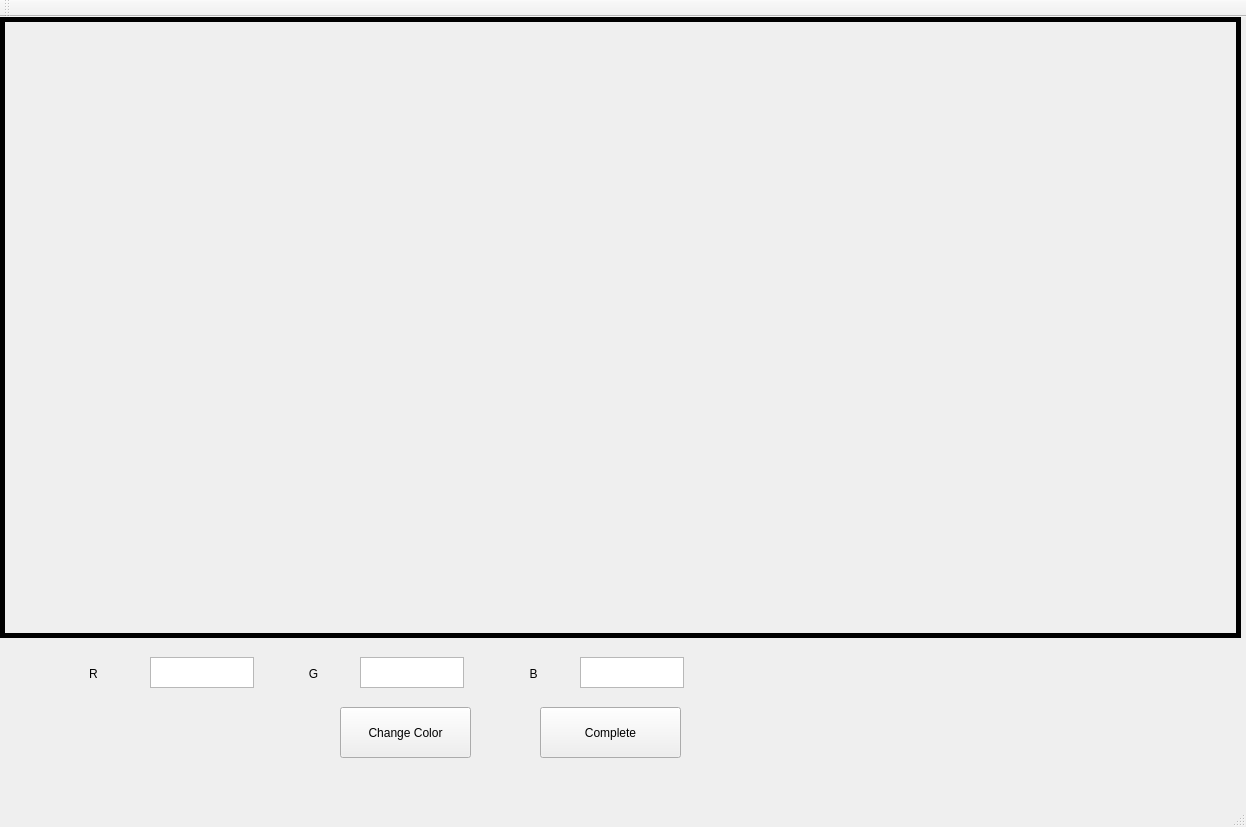
<?xml version="1.0" encoding="UTF-8"?>
<ui version="4.0">
 <class>MainWindow</class>
 <widget class="QMainWindow" name="MainWindow">
  <property name="geometry">
   <rect>
    <x>0</x>
    <y>0</y>
    <width>1246</width>
    <height>827</height>
   </rect>
  </property>
  <property name="windowTitle">
   <string>MainWindow</string>
  </property>
  <widget class="QWidget" name="centralWidget">
   <widget class="QLabel" name="label">
    <property name="geometry">
     <rect>
      <x>0</x>
      <y>0</y>
      <width>1241</width>
      <height>621</height>
     </rect>
    </property>
    <property name="frameShape">
     <enum>QFrame::Box</enum>
    </property>
    <property name="lineWidth">
     <number>5</number>
    </property>
    <property name="text">
     <string/>
    </property>
   </widget>
   <widget class="QTextEdit" name="textEdit">
    <property name="geometry">
     <rect>
      <x>150</x>
      <y>640</y>
      <width>104</width>
      <height>31</height>
     </rect>
    </property>
   </widget>
   <widget class="QTextEdit" name="textEdit_2">
    <property name="geometry">
     <rect>
      <x>360</x>
      <y>640</y>
      <width>104</width>
      <height>31</height>
     </rect>
    </property>
   </widget>
   <widget class="QTextEdit" name="textEdit_3">
    <property name="geometry">
     <rect>
      <x>580</x>
      <y>640</y>
      <width>104</width>
      <height>31</height>
     </rect>
    </property>
   </widget>
   <widget class="QLabel" name="label_2">
    <property name="geometry">
     <rect>
      <x>60</x>
      <y>646</y>
      <width>67</width>
      <height>21</height>
     </rect>
    </property>
    <property name="text">
     <string>R</string>
    </property>
    <property name="alignment">
     <set>Qt::AlignCenter</set>
    </property>
   </widget>
   <widget class="QLabel" name="label_3">
    <property name="geometry">
     <rect>
      <x>280</x>
      <y>646</y>
      <width>67</width>
      <height>21</height>
     </rect>
    </property>
    <property name="text">
     <string>G</string>
    </property>
    <property name="alignment">
     <set>Qt::AlignCenter</set>
    </property>
   </widget>
   <widget class="QLabel" name="label_4">
    <property name="geometry">
     <rect>
      <x>500</x>
      <y>646</y>
      <width>67</width>
      <height>21</height>
     </rect>
    </property>
    <property name="text">
     <string>B</string>
    </property>
    <property name="alignment">
     <set>Qt::AlignCenter</set>
    </property>
   </widget>
   <widget class="QPushButton" name="pushButton">
    <property name="geometry">
     <rect>
      <x>340</x>
      <y>690</y>
      <width>131</width>
      <height>51</height>
     </rect>
    </property>
    <property name="text">
     <string>Change Color</string>
    </property>
   </widget>
   <widget class="QPushButton" name="pushButton_2">
    <property name="geometry">
     <rect>
      <x>540</x>
      <y>690</y>
      <width>141</width>
      <height>51</height>
     </rect>
    </property>
    <property name="text">
     <string>Complete</string>
    </property>
   </widget>
  </widget>
  <widget class="QMenuBar" name="menuBar">
   <property name="geometry">
    <rect>
     <x>0</x>
     <y>0</y>
     <width>1246</width>
     <height>25</height>
    </rect>
   </property>
  </widget>
  <widget class="QToolBar" name="mainToolBar">
   <attribute name="toolBarArea">
    <enum>TopToolBarArea</enum>
   </attribute>
   <attribute name="toolBarBreak">
    <bool>false</bool>
   </attribute>
  </widget>
  <widget class="QStatusBar" name="statusBar"/>
 </widget>
 <layoutdefault spacing="6" margin="11"/>
 <resources/>
 <connections/>
</ui>
